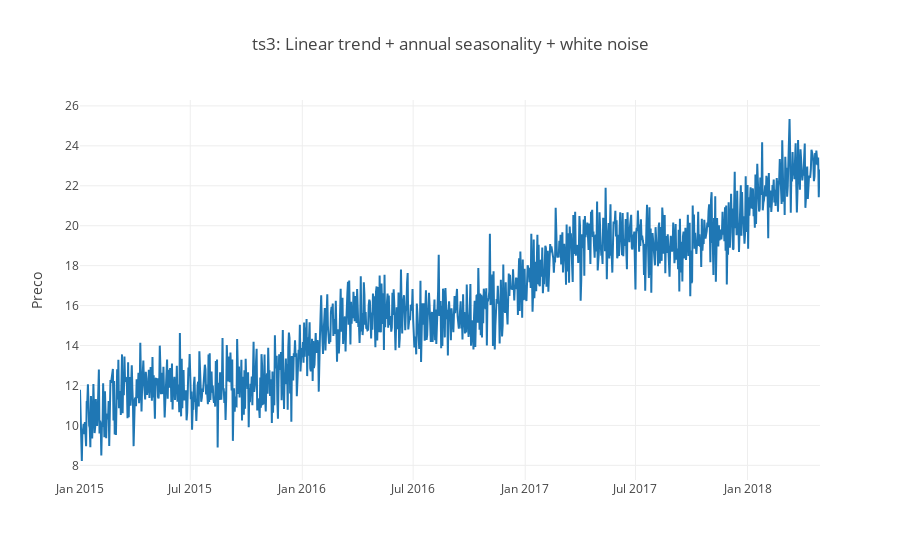

The cell this chart's notebook holds for it:
### Code cell
plotscatter(ts3, columns=['Values'], name='ts3', title='ts3: Linear trend + annual seasonality + white noise')

### Figure 1 — Plotly figure (JSON) as saved in the notebook; plotly's stock layout.template omitted (floating-point values rounded to 4 significant figures; data arrays with more than 128 entries replaced by an {"elided": "..."} marker saying what was removed)
{"data": [{"name": "Values", "type": "scatter", "x": {"elided": "1216 str values"}, "y": {"elided": "1216 float values"}}], "layout": {"legend": {"orientation": "h"}, "title": "ts3: Linear trend + annual seasonality + white noise", "yaxis": {"title": "Preco"}}}
